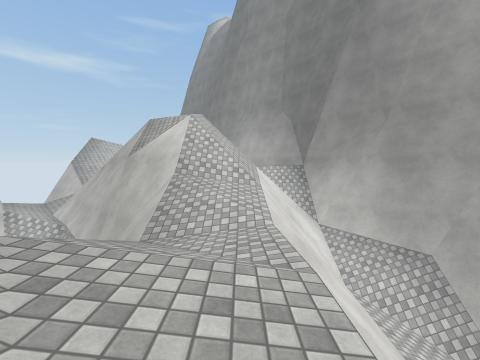
view 1 (above)

16 first-person views from a walk through a scene from a Unity 3-D project. The camera is 1.3 m above the floor, tilts 4° down and sees 90° across. The floor is counted in squares, 2 m on a side. Each view is taken from the middle of a square. On the plan, view 1 faces up. The plan holds only what a view shows up to about 9 squares ahead; the rest is blank. The place goes on beyond the plan. Surface patterns are stand-ins for the level's own textures.

view 2
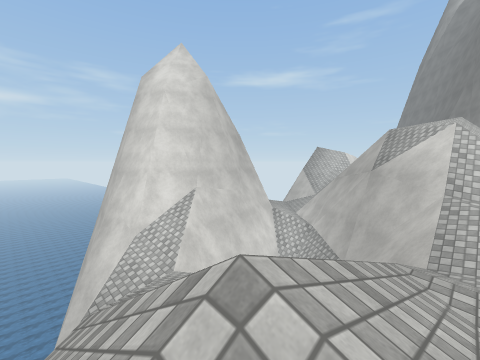

view 3
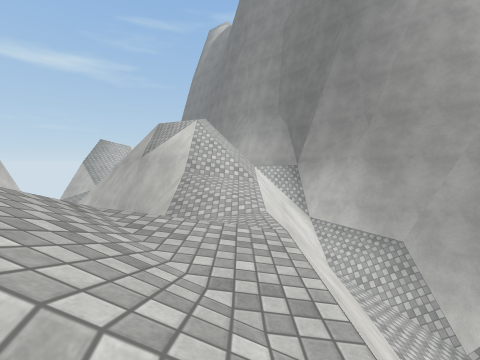

view 4
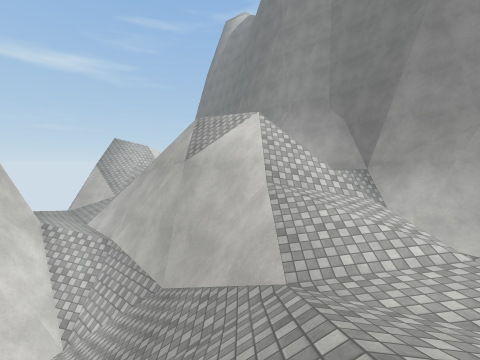

view 5
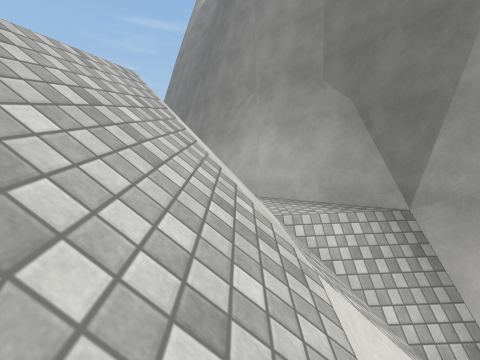

view 6
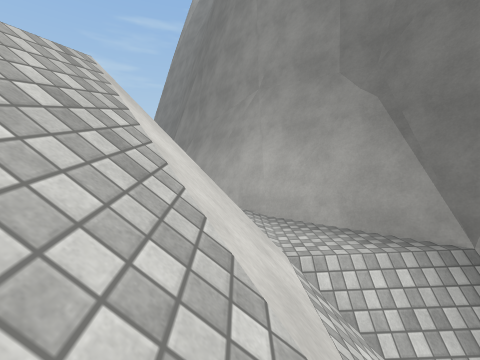

view 7
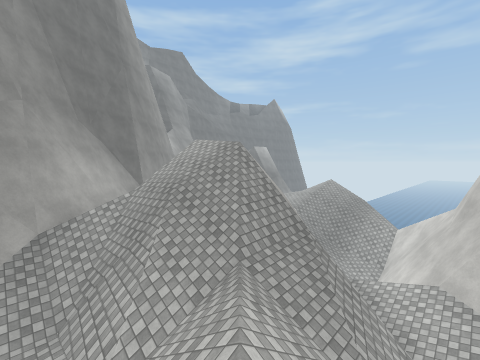

view 8
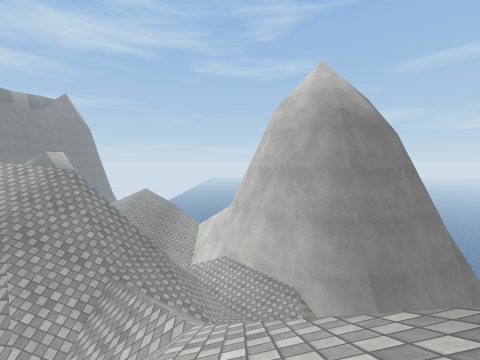

view 9
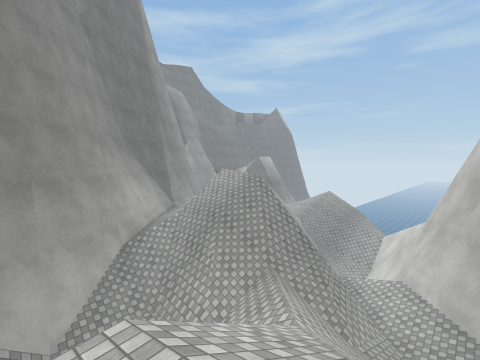

view 10
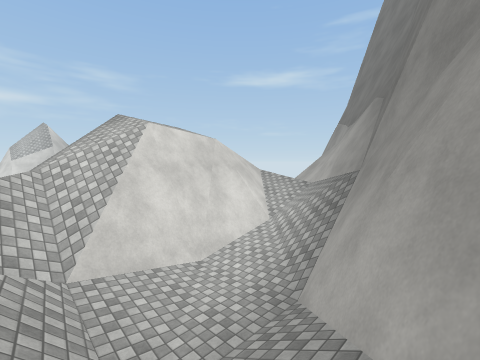

view 11
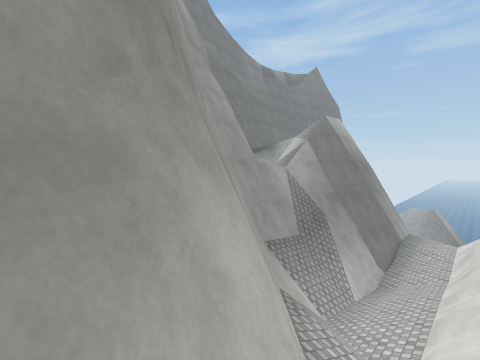

view 12
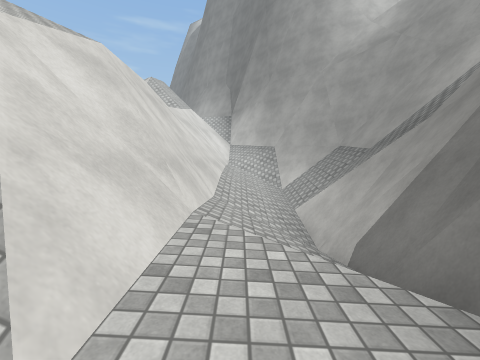

view 13
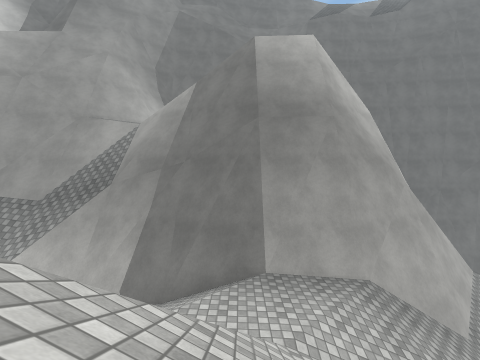

view 14
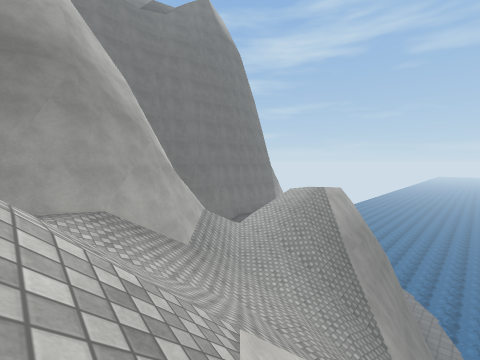

view 15
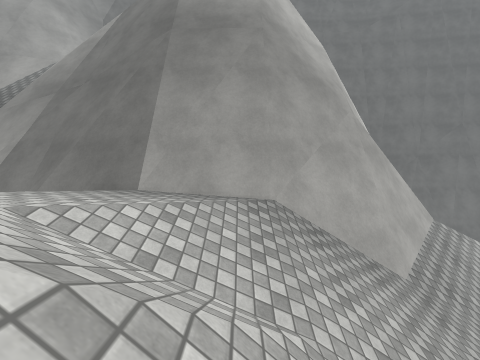

view 16
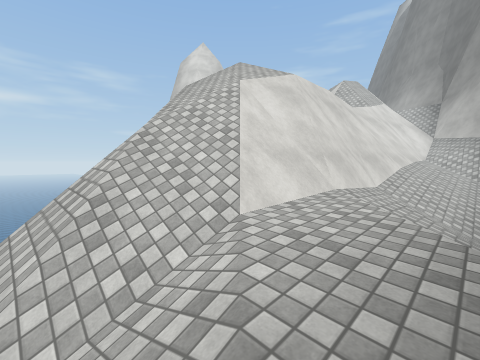

### Floor plan
Key: @ floor where view 1 was taken; # wall or solid block; . main floor; : floor 0.75 m higher than the main floor; + floor 1.5 m higher than the main floor; * floor 2.25 m higher than the main floor; % floor 2.75 m higher than the main floor; - floor 4 m lower than the main floor; & floor 6.25 m higher than the main floor; / step, stairs or slope; = window, fence, low wall or low ledge; v drop or lower ground.
Columns run from 12 left of view 1 to 8 right of it. Each row starts with its distance up from view 1.
 19      //##
 18      #//##
 17    //v#//#
 16    //##./#
 15    //##..##
 14    ///#../##
 13     ///////##
 12     ////////##
 11    //////// %##
 10 ##/////////#/*##
  9 ####/=#vv/&##//#
  8    ##/##v///=//#
  7     #//##vv//v###
  6     ##//##v//v#/##
  5     ###//==// #//##
  4      ##///=// #//###
  3     ###  ///: #////#
  2   ###/#   /// #////##
  1   ##v//   //+v#/////
  0     vv/   //@v#//#///
 -1           ///v#//####
 -2            //##//##
 -3            //##//#
 -4             //=-/#
 -5            /////-#
 -6             /////#
 -7             v////#
 -8              ////#
 -9              ////##
-10              /////#

Where each view was taken, in squares from view 1:
view 1: 0 up, 0 right, facing up
view 2: 1 down, 1 left, facing up-left
view 3: 1 down, 0 right, facing up
view 4: 1 up, 2 left, facing up
view 5: 6 up, 0 right, facing up
view 6: 7 up, 0 right, facing up
view 7: 14 up, 8 left, facing down-right
view 8: 16 up, 8 left, facing down
view 9: 16 up, 9 left, facing down-right
view 10: 13 up, 2 left, facing up-left
view 11: 9 up, 2 right, facing down-right
view 12: 5 down, 3 right, facing up
view 13: 4 down, 0 right, facing right
view 14: 5 down, 1 left, facing down-right
view 15: 6 down, 1 right, facing right
view 16: 6 down, 4 right, facing up-left
